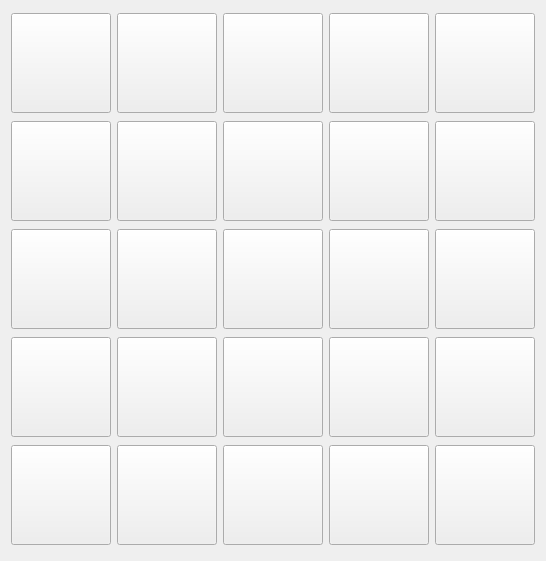
   <widget class="QWidget" name="gridLayoutWidget">
    <property name="geometry">
     <rect>
      <x>10</x>
      <y>30</y>
      <width>531</width>
      <height>561</height>
     </rect>
    </property>
    <layout class="QGridLayout" name="game_layout" rowminimumheight="0,0,0,0,0" columnminimumwidth="0,0,0,0,0">
     <item row="2" column="0">
      <widget class="QPushButton" name="t20">
       <property name="sizePolicy">
        <sizepolicy hsizetype="Minimum" vsizetype="MinimumExpanding">
         <horstretch>0</horstretch>
         <verstretch>0</verstretch>
        </sizepolicy>
       </property>
       <property name="minimumSize">
        <size>
         <width>100</width>
         <height>100</height>
        </size>
       </property>
       <property name="maximumSize">
        <size>
         <width>100</width>
         <height>100</height>
        </size>
       </property>
       <property name="text">
        <string/>
       </property>
       <property name="icon">
        <iconset>
         <normaloff>data/tile.svg</normaloff>data/tile.svg</iconset>
       </property>
       <property name="iconSize">
        <size>
         <width>100</width>
         <height>100</height>
        </size>
       </property>
      </widget>
     </item>
     <item row="4" column="0">
      <widget class="QPushButton" name="t40">
       <property name="sizePolicy">
        <sizepolicy hsizetype="Minimum" vsizetype="MinimumExpanding">
         <horstretch>0</horstretch>
         <verstretch>0</verstretch>
        </sizepolicy>
       </property>
       <property name="minimumSize">
        <size>
         <width>100</width>
         <height>100</height>
        </size>
       </property>
       <property name="maximumSize">
        <size>
         <width>100</width>
         <height>100</height>
        </size>
       </property>
       <property name="text">
        <string/>
       </property>
       <property name="icon">
        <iconset>
         <normaloff>data/tile.svg</normaloff>data/tile.svg</iconset>
       </property>
       <property name="iconSize">
        <size>
         <width>100</width>
         <height>100</height>
        </size>
       </property>
      </widget>
     </item>
     <item row="0" column="2">
      <widget class="QPushButton" name="t02">
       <property name="sizePolicy">
        <sizepolicy hsizetype="MinimumExpanding" vsizetype="MinimumExpanding">
         <horstretch>0</horstretch>
         <verstretch>0</verstretch>
        </sizepolicy>
       </property>
       <property name="minimumSize">
        <size>
         <width>100</width>
         <height>100</height>
        </size>
       </property>
       <property name="maximumSize">
        <size>
         <width>100</width>
         <height>100</height>
        </size>
       </property>
       <property name="text">
        <string/>
       </property>
       <property name="icon">
        <iconset>
         <normaloff>data/tile.svg</normaloff>data/tile.svg</iconset>
       </property>
       <property name="iconSize">
        <size>
         <width>100</width>
         <height>100</height>
        </size>
       </property>
      </widget>
     </item>
     <item row="0" column="3">
      <widget class="QPushButton" name="t03">
       <property name="sizePolicy">
        <sizepolicy hsizetype="MinimumExpanding" vsizetype="MinimumExpanding">
         <horstretch>0</horstretch>
         <verstretch>0</verstretch>
        </sizepolicy>
       </property>
       <property name="minimumSize">
        <size>
         <width>100</width>
         <height>100</height>
        </size>
       </property>
       <property name="maximumSize">
        <size>
         <width>100</width>
         <height>100</height>
        </size>
       </property>
       <property name="text">
        <string/>
       </property>
       <property name="icon">
        <iconset>
         <normaloff>data/tile.svg</normaloff>data/tile.svg</iconset>
       </property>
       <property name="iconSize">
        <size>
         <width>100</width>
         <height>100</height>
        </size>
       </property>
      </widget>
     </item>
     <item row="1" column="0">
      <widget class="QPushButton" name="t10">
       <property name="sizePolicy">
        <sizepolicy hsizetype="Minimum" vsizetype="MinimumExpanding">
         <horstretch>0</horstretch>
         <verstretch>0</verstretch>
        </sizepolicy>
       </property>
       <property name="minimumSize">
        <size>
         <width>100</width>
         <height>100</height>
        </size>
       </property>
       <property name="maximumSize">
        <size>
         <width>100</width>
         <height>100</height>
        </size>
       </property>
       <property name="text">
        <string/>
       </property>
       <property name="icon">
        <iconset>
         <normaloff>data/tile.svg</normaloff>data/tile.svg</iconset>
       </property>
       <property name="iconSize">
        <size>
         <width>100</width>
         <height>100</height>
        </size>
       </property>
      </widget>
     </item>
     <item row="0" column="1">
      <widget class="QPushButton" name="t01">
       <property name="sizePolicy">
        <sizepolicy hsizetype="MinimumExpanding" vsizetype="MinimumExpanding">
         <horstretch>0</horstretch>
         <verstretch>0</verstretch>
        </sizepolicy>
       </property>
       <property name="minimumSize">
        <size>
         <width>100</width>
         <height>100</height>
        </size>
       </property>
       <property name="maximumSize">
        <size>
         <width>100</width>
         <height>100</height>
        </size>
       </property>
       <property name="text">
        <string/>
       </property>
       <property name="icon">
        <iconset>
         <normaloff>data/tile.svg</normaloff>data/tile.svg</iconset>
       </property>
       <property name="iconSize">
        <size>
         <width>100</width>
         <height>100</height>
        </size>
       </property>
      </widget>
     </item>
     <item row="3" column="0">
      <widget class="QPushButton" name="t30">
       <property name="sizePolicy">
        <sizepolicy hsizetype="Minimum" vsizetype="MinimumExpanding">
         <horstretch>0</horstretch>
         <verstretch>0</verstretch>
        </sizepolicy>
       </property>
       <property name="minimumSize">
        <size>
         <width>100</width>
         <height>100</height>
        </size>
       </property>
       <property name="maximumSize">
        <size>
         <width>100</width>
         <height>100</height>
        </size>
       </property>
       <property name="text">
        <string/>
       </property>
       <property name="icon">
        <iconset>
         <normaloff>data/tile.svg</normaloff>data/tile.svg</iconset>
       </property>
       <property name="iconSize">
        <size>
         <width>100</width>
         <height>100</height>
        </size>
       </property>
      </widget>
     </item>
     <item row="0" column="0">
      <widget class="QPushButton" name="t00">
       <property name="sizePolicy">
        <sizepolicy hsizetype="MinimumExpanding" vsizetype="MinimumExpanding">
         <horstretch>0</horstretch>
         <verstretch>0</verstretch>
        </sizepolicy>
       </property>
       <property name="minimumSize">
        <size>
         <width>100</width>
         <height>100</height>
        </size>
       </property>
       <property name="maximumSize">
        <size>
         <width>100</width>
         <height>100</height>
        </size>
       </property>
       <property name="text">
        <string/>
       </property>
       <property name="icon">
        <iconset>
         <normaloff>data/tile.svg</normaloff>data/tile.svg</iconset>
       </property>
       <property name="iconSize">
        <size>
         <width>100</width>
         <height>100</height>
        </size>
       </property>
      </widget>
     </item>
     <item row="0" column="4">
      <widget class="QPushButton" name="t04">
       <property name="sizePolicy">
        <sizepolicy hsizetype="MinimumExpanding" vsizetype="MinimumExpanding">
         <horstretch>0</horstretch>
         <verstretch>0</verstretch>
        </sizepolicy>
       </property>
       <property name="minimumSize">
        <size>
         <width>100</width>
         <height>100</height>
        </size>
       </property>
       <property name="maximumSize">
        <size>
         <width>100</width>
         <height>100</height>
        </size>
       </property>
       <property name="text">
        <string/>
       </property>
       <property name="icon">
        <iconset>
         <normaloff>data/tile.svg</normaloff>data/tile.svg</iconset>
       </property>
       <property name="iconSize">
        <size>
         <width>100</width>
         <height>100</height>
        </size>
       </property>
       <property name="flat">
        <bool>false</bool>
       </property>
      </widget>
     </item>
     <item row="1" column="1">
      <widget class="QPushButton" name="t11">
       <property name="sizePolicy">
        <sizepolicy hsizetype="MinimumExpanding" vsizetype="MinimumExpanding">
         <horstretch>0</horstretch>
         <verstretch>0</verstretch>
        </sizepolicy>
       </property>
       <property name="minimumSize">
        <size>
         <width>100</width>
         <height>100</height>
        </size>
       </property>
       <property name="maximumSize">
        <size>
         <width>100</width>
         <height>100</height>
        </size>
       </property>
       <property name="text">
        <string/>
       </property>
       <property name="icon">
        <iconset>
         <normaloff>data/tile.svg</normaloff>data/tile.svg</iconset>
       </property>
       <property name="iconSize">
        <size>
         <width>100</width>
         <height>100</height>
        </size>
       </property>
      </widget>
     </item>
     <item row="1" column="2">
      <widget class="QPushButton" name="t12">
       <property name="sizePolicy">
        <sizepolicy hsizetype="MinimumExpanding" vsizetype="MinimumExpanding">
         <horstretch>0</horstretch>
         <verstretch>0</verstretch>
        </sizepolicy>
       </property>
       <property name="minimumSize">
        <size>
         <width>100</width>
         <height>100</height>
        </size>
       </property>
       <property name="maximumSize">
        <size>
         <width>100</width>
         <height>100</height>
        </size>
       </property>
       <property name="text">
        <string/>
       </property>
       <property name="icon">
        <iconset>
         <normaloff>data/tile.svg</normaloff>data/tile.svg</iconset>
       </property>
       <property name="iconSize">
        <size>
         <width>100</width>
         <height>100</height>
        </size>
       </property>
      </widget>
     </item>
     <item row="1" column="3">
      <widget class="QPushButton" name="t13">
       <property name="sizePolicy">
        <sizepolicy hsizetype="MinimumExpanding" vsizetype="MinimumExpanding">
         <horstretch>0</horstretch>
         <verstretch>0</verstretch>
        </sizepolicy>
       </property>
       <property name="minimumSize">
        <size>
         <width>100</width>
         <height>100</height>
        </size>
       </property>
       <property name="maximumSize">
        <size>
         <width>100</width>
         <height>100</height>
        </size>
       </property>
       <property name="text">
        <string/>
       </property>
       <property name="icon">
        <iconset>
         <normaloff>data/tile.svg</normaloff>data/tile.svg</iconset>
       </property>
       <property name="iconSize">
        <size>
         <width>100</width>
         <height>100</height>
        </size>
       </property>
      </widget>
     </item>
     <item row="1" column="4">
      <widget class="QPushButton" name="t14">
       <property name="sizePolicy">
        <sizepolicy hsizetype="MinimumExpanding" vsizetype="MinimumExpanding">
         <horstretch>0</horstretch>
         <verstretch>0</verstretch>
        </sizepolicy>
       </property>
       <property name="minimumSize">
        <size>
         <width>100</width>
         <height>100</height>
        </size>
       </property>
       <property name="maximumSize">
        <size>
         <width>100</width>
         <height>100</height>
        </size>
       </property>
       <property name="text">
        <string/>
       </property>
       <property name="icon">
        <iconset>
         <normaloff>data/tile.svg</normaloff>data/tile.svg</iconset>
       </property>
       <property name="iconSize">
        <size>
         <width>100</width>
         <height>100</height>
        </size>
       </property>
      </widget>
     </item>
     <item row="2" column="1">
      <widget class="QPushButton" name="t21">
       <property name="sizePolicy">
        <sizepolicy hsizetype="MinimumExpanding" vsizetype="MinimumExpanding">
         <horstretch>0</horstretch>
         <verstretch>0</verstretch>
        </sizepolicy>
       </property>
       <property name="minimumSize">
        <size>
         <width>100</width>
         <height>100</height>
        </size>
       </property>
       <property name="maximumSize">
        <size>
         <width>100</width>
         <height>100</height>
        </size>
       </property>
       <property name="text">
        <string/>
       </property>
       <property name="icon">
        <iconset>
         <normaloff>data/tile.svg</normaloff>data/tile.svg</iconset>
       </property>
       <property name="iconSize">
        <size>
         <width>100</width>
         <height>100</height>
        </size>
       </property>
      </widget>
     </item>
     <item row="2" column="2">
      <widget class="QPushButton" name="t22">
       <property name="sizePolicy">
        <sizepolicy hsizetype="MinimumExpanding" vsizetype="MinimumExpanding">
         <horstretch>0</horstretch>
         <verstretch>0</verstretch>
        </sizepolicy>
       </property>
       <property name="minimumSize">
        <size>
         <width>100</width>
         <height>100</height>
        </size>
       </property>
       <property name="maximumSize">
        <size>
         <width>100</width>
         <height>100</height>
        </size>
       </property>
       <property name="text">
        <string/>
       </property>
       <property name="icon">
        <iconset>
         <normaloff>data/tile.svg</normaloff>data/tile.svg</iconset>
       </property>
       <property name="iconSize">
        <size>
         <width>100</width>
         <height>100</height>
        </size>
       </property>
      </widget>
     </item>
     <item row="2" column="3">
      <widget class="QPushButton" name="t23">
       <property name="sizePolicy">
        <sizepolicy hsizetype="MinimumExpanding" vsizetype="MinimumExpanding">
         <horstretch>0</horstretch>
         <verstretch>0</verstretch>
        </sizepolicy>
       </property>
       <property name="minimumSize">
        <size>
         <width>100</width>
         <height>100</height>
        </size>
       </property>
       <property name="maximumSize">
        <size>
         <width>100</width>
         <height>100</height>
        </size>
       </property>
       <property name="text">
        <string/>
       </property>
       <property name="icon">
        <iconset>
         <normaloff>data/tile.svg</normaloff>data/tile.svg</iconset>
       </property>
       <property name="iconSize">
        <size>
         <width>100</width>
         <height>100</height>
        </size>
       </property>
      </widget>
     </item>
     <item row="2" column="4">
      <widget class="QPushButton" name="t24">
       <property name="sizePolicy">
        <sizepolicy hsizetype="MinimumExpanding" vsizetype="MinimumExpanding">
         <horstretch>0</horstretch>
         <verstretch>0</verstretch>
        </sizepolicy>
       </property>
       <property name="minimumSize">
        <size>
         <width>100</width>
         <height>100</height>
        </size>
       </property>
       <property name="maximumSize">
        <size>
         <width>100</width>
         <height>100</height>
        </size>
       </property>
       <property name="text">
        <string/>
       </property>
       <property name="icon">
        <iconset>
         <normaloff>data/tile.svg</normaloff>data/tile.svg</iconset>
       </property>
       <property name="iconSize">
        <size>
         <width>100</width>
         <height>100</height>
        </size>
       </property>
      </widget>
     </item>
     <item row="3" column="1">
      <widget class="QPushButton" name="t31">
       <property name="sizePolicy">
        <sizepolicy hsizetype="MinimumExpanding" vsizetype="MinimumExpanding">
         <horstretch>0</horstretch>
         <verstretch>0</verstretch>
        </sizepolicy>
       </property>
       <property name="minimumSize">
        <size>
         <width>100</width>
         <height>100</height>
        </size>
       </property>
       <property name="maximumSize">
        <size>
         <width>100</width>
         <height>100</height>
        </size>
       </property>
       <property name="text">
        <string/>
       </property>
       <property name="icon">
        <iconset>
         <normaloff>data/tile.svg</normaloff>data/tile.svg</iconset>
       </property>
       <property name="iconSize">
        <size>
         <width>100</width>
         <height>100</height>
        </size>
       </property>
      </widget>
     </item>
     <item row="3" column="2">
      <widget class="QPushButton" name="t32">
       <property name="sizePolicy">
        <sizepolicy hsizetype="MinimumExpanding" vsizetype="MinimumExpanding">
         <horstretch>0</horstretch>
         <verstretch>0</verstretch>
        </sizepolicy>
       </property>
       <property name="minimumSize">
        <size>
         <width>100</width>
         <height>100</height>
        </size>
       </property>
       <property name="maximumSize">
        <size>
         <width>100</width>
         <height>100</height>
        </size>
       </property>
       <property name="text">
        <string/>
       </property>
       <property name="icon">
        <iconset>
         <normaloff>data/tile.svg</normaloff>data/tile.svg</iconset>
       </property>
       <property name="iconSize">
        <size>
         <width>100</width>
         <height>100</height>
        </size>
       </property>
      </widget>
     </item>
     <item row="3" column="3">
      <widget class="QPushButton" name="t33">
       <property name="sizePolicy">
        <sizepolicy hsizetype="MinimumExpanding" vsizetype="MinimumExpanding">
         <horstretch>0</horstretch>
         <verstretch>0</verstretch>
        </sizepolicy>
       </property>
       <property name="minimumSize">
        <size>
         <width>100</width>
         <height>100</height>
        </size>
       </property>
       <property name="maximumSize">
        <size>
         <width>100</width>
         <height>100</height>
        </size>
       </property>
       <property name="text">
        <string/>
       </property>
       <property name="icon">
        <iconset>
         <normaloff>data/tile.svg</normaloff>data/tile.svg</iconset>
       </property>
       <property name="iconSize">
        <size>
         <width>100</width>
         <height>100</height>
        </size>
       </property>
      </widget>
     </item>
     <item row="3" column="4">
      <widget class="QPushButton" name="t34">
       <property name="sizePolicy">
        <sizepolicy hsizetype="MinimumExpanding" vsizetype="MinimumExpanding">
         <horstretch>0</horstretch>
         <verstretch>0</verstretch>
        </sizepolicy>
       </property>
       <property name="minimumSize">
        <size>
         <width>100</width>
         <height>100</height>
        </size>
       </property>
       <property name="maximumSize">
        <size>
         <width>100</width>
         <height>100</height>
        </size>
       </property>
       <property name="text">
        <string/>
       </property>
       <property name="icon">
        <iconset>
         <normaloff>data/tile.svg</normaloff>data/tile.svg</iconset>
       </property>
       <property name="iconSize">
        <size>
         <width>100</width>
         <height>100</height>
        </size>
       </property>
      </widget>
     </item>
     <item row="4" column="1">
      <widget class="QPushButton" name="t41">
       <property name="sizePolicy">
        <sizepolicy hsizetype="MinimumExpanding" vsizetype="MinimumExpanding">
         <horstretch>0</horstretch>
         <verstretch>0</verstretch>
        </sizepolicy>
       </property>
       <property name="minimumSize">
        <size>
         <width>100</width>
         <height>100</height>
        </size>
       </property>
       <property name="maximumSize">
        <size>
         <width>100</width>
         <height>100</height>
        </size>
       </property>
       <property name="text">
        <string/>
       </property>
       <property name="icon">
        <iconset>
         <normaloff>data/tile.svg</normaloff>data/tile.svg</iconset>
       </property>
       <property name="iconSize">
        <size>
         <width>100</width>
         <height>100</height>
        </size>
       </property>
      </widget>
     </item>
     <item row="4" column="2">
      <widget class="QPushButton" name="t42">
       <property name="sizePolicy">
        <sizepolicy hsizetype="MinimumExpanding" vsizetype="MinimumExpanding">
         <horstretch>0</horstretch>
         <verstretch>0</verstretch>
        </sizepolicy>
       </property>
       <property name="minimumSize">
        <size>
         <width>100</width>
         <height>100</height>
        </size>
       </property>
       <property name="maximumSize">
        <size>
         <width>100</width>
         <height>100</height>
        </size>
       </property>
       <property name="text">
        <string/>
       </property>
       <property name="icon">
        <iconset>
         <normaloff>data/tile.svg</normaloff>data/tile.svg</iconset>
       </property>
       <property name="iconSize">
        <size>
         <width>100</width>
         <height>100</height>
        </size>
       </property>
      </widget>
     </item>
     <item row="4" column="3">
      <widget class="QPushButton" name="t43">
       <property name="sizePolicy">
        <sizepolicy hsizetype="MinimumExpanding" vsizetype="MinimumExpanding">
         <horstretch>0</horstretch>
         <verstretch>0</verstretch>
        </sizepolicy>
       </property>
       <property name="minimumSize">
        <size>
         <width>100</width>
         <height>100</height>
        </size>
       </property>
       <property name="maximumSize">
        <size>
         <width>100</width>
         <height>100</height>
        </size>
       </property>
       <property name="text">
        <string/>
       </property>
       <property name="icon">
        <iconset>
         <normaloff>data/tile.svg</normaloff>data/tile.svg</iconset>
       </property>
       <property name="iconSize">
        <size>
         <width>100</width>
         <height>100</height>
        </size>
       </property>
      </widget>
     </item>
     <item row="4" column="4">
      <widget class="QPushButton" name="t44">
       <property name="sizePolicy">
        <sizepolicy hsizetype="MinimumExpanding" vsizetype="MinimumExpanding">
         <horstretch>0</horstretch>
         <verstretch>0</verstretch>
        </sizepolicy>
       </property>
       <property name="minimumSize">
        <size>
         <width>100</width>
         <height>100</height>
        </size>
       </property>
       <property name="maximumSize">
        <size>
         <width>100</width>
         <height>100</height>
        </size>
       </property>
       <property name="text">
        <string/>
       </property>
       <property name="icon">
        <iconset>
         <normaloff>data/tile.svg</normaloff>data/tile.svg</iconset>
       </property>
       <property name="iconSize">
        <size>
         <width>100</width>
         <height>100</height>
        </size>
       </property>
      </widget>
     </item>
    </layout>
   </widget>
